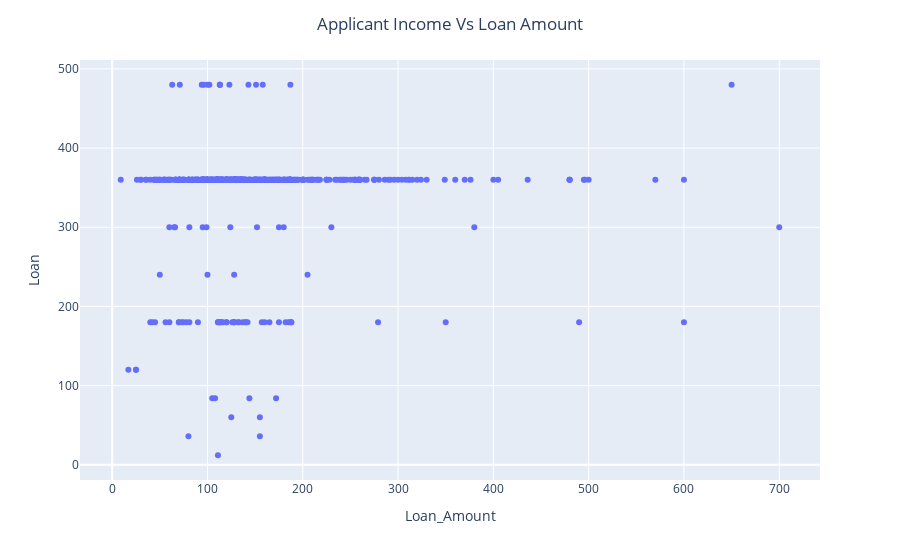

The notebook cell this image was saved under:
### Markdown cell above
## Bagaimana Sebaran antara LoanAmount dengan Loan Term

### Code cell
fig = px.scatter(df_update, x='LoanAmount', y='Loan_Amount_Term')
fig.update_layout(title='Applicant Income Vs Loan Amount ',
                  xaxis_title="Loan_Amount",
                  yaxis_title="Loan",
                  title_x=0.5)
fig.show()

### Figure 1 — Plotly figure (JSON) as saved in the notebook; plotly's stock layout.template omitted (floating-point values rounded to 4 significant figures; data arrays with more than 128 entries replaced by an {"elided": "..."} marker saying what was removed)
{"data": [{"hovertemplate": "LoanAmount=%{x}<br>Loan_Amount_Term=%{y}<extra></extra>", "legendgroup": "", "marker": {"color": "#636efa", "symbol": "circle"}, "mode": "markers", "name": "", "orientation": "v", "showlegend": false, "type": "scatter", "x": {"elided": "614 int values"}, "xaxis": "x", "y": {"elided": "614 int values"}, "yaxis": "y"}], "layout": {"legend": {"tracegroupgap": 0}, "margin": {"t": 60}, "title": {"text": "Applicant Income Vs Loan Amount ", "x": 0.5}, "xaxis": {"anchor": "y", "domain": [0, 1], "title": {"text": "Loan_Amount"}}, "yaxis": {"anchor": "x", "domain": [0, 1], "title": {"text": "Loan"}}}}
